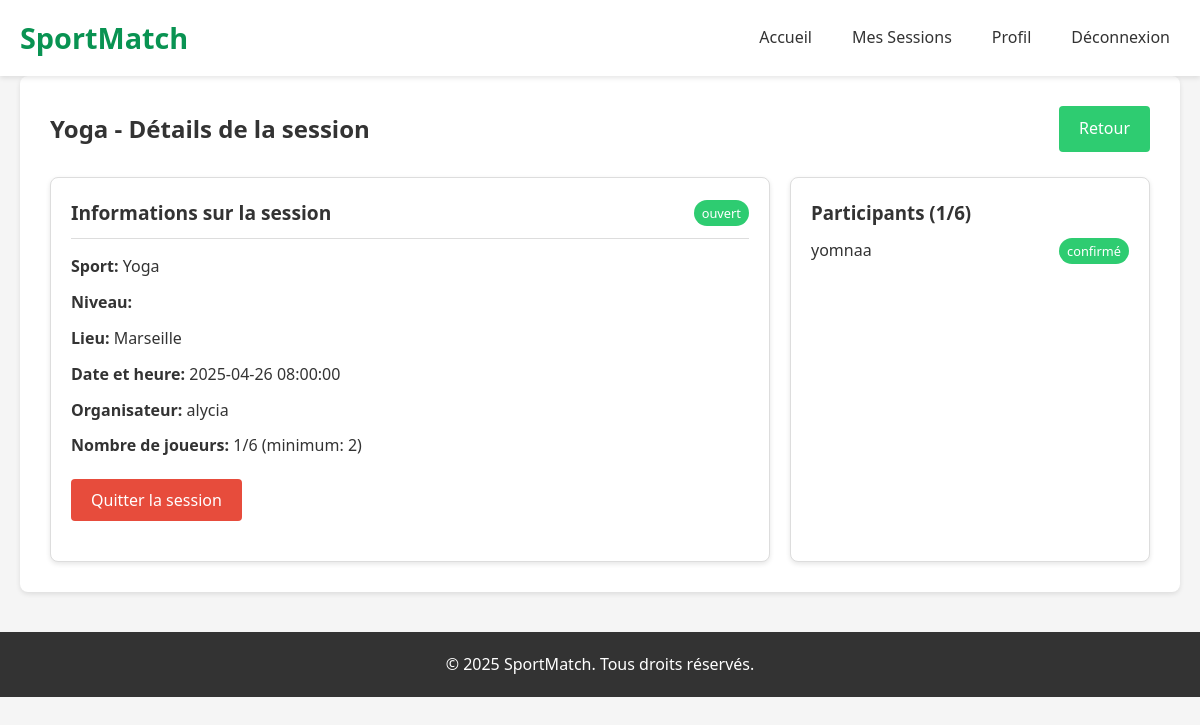
/sessions/3 (signed in), run on the app's committed database.
### tables this page shows
CREATE TABLE sports (
        id INTEGER PRIMARY KEY AUTOINCREMENT,
        name TEXT NOT NULL UNIQUE
    );

CREATE TABLE users (
        id INTEGER PRIMARY KEY AUTOINCREMENT,
        username TEXT NOT NULL UNIQUE,
        password_hash TEXT NOT NULL,
        email TEXT NOT NULL UNIQUE,
        created_at TIMESTAMP NOT NULL
    );

CREATE TABLE participants (
        id INTEGER PRIMARY KEY AUTOINCREMENT,
        session_id INTEGER NOT NULL,
        user_id INTEGER NOT NULL,
        status TEXT NOT NULL,
        FOREIGN KEY (session_id) REFERENCES sessions (id),
        FOREIGN KEY (user_id) REFERENCES users (id),
        UNIQUE (session_id, user_id)
    );

### app.py (the view)
@app.route('/sessions/<int:session_id>', methods=['GET'])
@login_required
def session_details(session_id):
    sport_session = model.get_session(session_id)
    if not sport_session:
        flash('Session introuvable.')
        return redirect(url_for('home'))
    participants = model.get_session_participants(session_id)
    is_participant = False
    for p in participants:
        if p['user_id'] == session['user_id']:
            is_participant = True
            break
    is_creator = sport_session['creator_id'] == session['user_id']
    return render_template('session_details.html',
                          session=sport_session,
                          participants=participants,
                          is_participant=is_participant,
                          is_creator=is_creator)

### app.py (called while the page is built)
def login_required(f):
    @wraps(f)
    def decorated_function(*args, **kwargs):
        if 'user_id' not in session:
            return redirect(url_for('login', next=request.url))
        return f(*args, **kwargs)
    return decorated_function

### data_model.py (called while the page is built)
def get_db_connection():
    conn = sqlite3.connect('sportmatch.db')
    conn.row_factory = sqlite3.Row
    return conn

def get_session(session_id):
    conn = get_db_connection()
    query = '''
    SELECT s.*, sp.name as sport_name, sl.level as skill_level,
           u.username as creator_name
    FROM sessions s
    JOIN sports sp ON s.sport_id = sp.id
    JOIN skill_levels sl ON s.skill_level_id = sl.id
    JOIN users u ON s.creator_id = u.id
    WHERE s.id = ?
    '''
    session = conn.execute(query, (session_id,)).fetchone()
    conn.close()
    return session

def get_session_participants(session_id):
    conn = get_db_connection()
    query = '''
    SELECT p.*, u.username
    FROM participants p
    JOIN users u ON p.user_id = u.id
    WHERE p.session_id = ?
    '''
    participants = conn.execute(query, (session_id,)).fetchall()
    conn.close()
    return participants

### templates/session_details.html (shortened to what this page needs)
<!DOCTYPE html>
<html lang="fr">
<head>
    <link rel="stylesheet" href="{{ url_for('static', filename='css/style.css') }}">
</head>
<body>
    <header>
        <div class="container">
            <h1>SportMatch</h1>
            <nav>
                <ul>
                    <li><a href="{{ url_for('home') }}">Accueil</a></li>
                    <li><a href="{{ url_for('my_sessions') }}">Mes Sessions</a></li>
                    <li><a href="{{ url_for('profile') }}">Profil</a></li>
                    <li><a href="{{ url_for('logout') }}">Déconnexion</a></li>
                </ul>
            </nav>
        </div>
    </header>
    <main class="container">
        <section class="session-details-section">
            <div class="section-header">
                <h2>{{ session.sport_name }} - Détails de la session</h2>
                <a href="{{ url_for('home') }}" class="button secondary">Retour</a>
            </div>
            <div class="session-info">
                <div class="info-card">
                    <div class="card-header">
                        <h3>Informations sur la session</h3>
                        <span class="status-badge {{ session.status }}">{{ session.status }}</span>
                    </div>
                    <div class="card-body">
                        <p><strong>Sport:</strong> {{ session.sport_name }}</p>
                        <p><strong>Niveau:</strong> <span class="level-badge {{ session.skill_level.lower() }}">{{ session.skill_level }}</span></p>
                        <p><strong>Lieu:</strong> {{ session.location }}</p>
                        <p><strong>Date et heure:</strong> {{ session.datetime }}</p>
                        <p><strong>Organisateur:</strong> {{ session.creator_name }}</p>
                        <p><strong>Nombre de joueurs:</strong> {{ participants|length }}/{{ session.max_players }} (minimum: {{ session.min_players }})</p>
                        {% if is_creator %}
                            <div class="creator-actions">
                                {% if session.status == 'ouvert' %}
                                    <form action="{{ url_for('update_session_status', session_id=session.id) }}" method="post" style="display: inline;">
                                        <input type="hidden" name="status" value="complet">
                                        <button type="submit" class="button">Marquer comme complet</button>
                                    </form>
                                {% elif session.status == 'complet' %}
                                    <form action="{{ url_for('update_session_status', session_id=session.id) }}" method="post" style="display: inline;">
                                        <input type="hidden" name="status" value="ouvert">
                                        <button type="submit" class="button">Réouvrir la session</button>
                                    </form>
                                {% endif %}
                                <form action="{{ url_for('update_session_status', session_id=session.id) }}" method="post" style="display: inline;">
                                    <input type="hidden" name="status" value="annulé">
                                    <button type="submit" class="button danger">Annuler la session</button>
                                </form>
                            </div>
                        {% else %}
                            <div class="participant-actions">
                                {% if not is_participant and session.status == 'ouvert' %}
                                    <form action="{{ url_for('join_session', session_id=session.id) }}" method="post">
                                        <button type="submit" class="button primary">Rejoindre la session</button>
                                    </form>
                                {% elif is_participant %}
                                    <form action="{{ url_for('leave_session', session_id=session.id) }}" method="post">
                                        <button type="submit" class="button danger">Quitter la session</button>
                                    </form>
                                {% endif %}
                            </div>
                        {% endif %}
                    </div>
                </div>
                <div class="participants-card">
                    <h3>Participants ({{ participants|length }}/{{ session.max_players }})</h3>
                    {% if participants %}
                        <ul class="participants-list">
                            {% for participant in participants %}
                                <li>
                                    <div class="participant-info">
                                        <span class="participant-name">{{ participant.username }}</span>
                                        <span class="participant-status {{ participant.status }}">{{ participant.status }}</span>
                                    </div>
                                </li>
                            {% endfor %}
                        </ul>
                    {% else %}
                        <p>Aucun participant pour le moment.</p>
                    {% endif %}
                </div>
            </div>
        </section>
    </main>
    <footer>
        <div class="container">
            <p>&copy; 2025 SportMatch. Tous droits réservés.</p>
        </div>
    </footer>
</body>
</html>

### static/css/style.css (style rules this page uses)
:root { --primary-color: #099352; --primary-dark: #24673f; --secondary-color: #2ecc71; --secondary-dark: #27ae60; --danger-color: #e74c3c; --danger-dark: #c0392b; --light-gray: #f5f5f5; --gray: #ddd; --dark-gray: #777; --black: #333; --white: #fff; --shadow: 0 2px 5px rgba(0, 0, 0, 0.1); --transition: all 0.3s ease; --level-debutant: #3498db; --level-intermediaire: #2ecc71; --level-avance: #f39c12; --level-expert: #e74c3c; --status-ouvert: #2ecc71; --status-complet: #f39c12; --status-annule: #e74c3c; --status-termine: #7f8c8d; --participant-confirme: #2ecc71; --participant-en-attente: #f39c12; }
* { margin: 0; padding: 0; box-sizing: border-box; font-family: 'Segoe UI', Tahoma, Geneva, Verdana, sans-serif; }
body { background-color: var(--light-gray); color: var(--black); line-height: 1.6; }
.container { width: 100%; max-width: 1200px; margin: 0 auto; padding: 0 20px; }
header { background-color: var(--white); box-shadow: var(--shadow); padding: 15px 0; position: sticky; top: 0; z-index: 100; }
header .container { display: flex; justify-content: space-between; align-items: center; }
header h1 { color: var(--primary-color); font-size: 1.8rem; font-weight: 700; }
nav ul { display: flex; list-style: none; }
nav ul li { margin-left: 20px; }
nav ul li a { color: var(--black); text-decoration: none; font-weight: 500; padding: 5px 10px; border-radius: 4px; transition: var(--transition); }
.button { display: inline-block; padding: 10px 20px; border: none; border-radius: 4px; background-color: var(--primary-color); color: var(--white); font-weight: 500; font-size: 1rem; cursor: pointer; text-decoration: none; transition: var(--transition); text-align: center; }
.button.secondary { background-color: var(--secondary-color); }
.button.danger { background-color: var(--danger-color); }
main { padding: 40px 0; }
section { margin-bottom: 40px; background-color: var(--white); border-radius: 8px; box-shadow: var(--shadow); padding: 30px; }
.section-header { display: flex; justify-content: space-between; align-items: center; margin-bottom: 25px; }
.section-header h2 { font-size: 1.5rem; font-weight: 600; color: var(--black); }
.level-badge { display: inline-block; padding: 3px 8px; border-radius: 50px; font-size: 0.8rem; font-weight: 500; color: var(--white); }
.status-badge { display: inline-block; padding: 3px 8px; border-radius: 50px; font-size: 0.8rem; font-weight: 500; color: var(--white); }
.status-badge.ouvert { background-color: var(--status-ouvert); }
.participant-status { display: inline-block; padding: 3px 8px; border-radius: 50px; font-size: 0.8rem; font-weight: 500; color: var(--white); }
.participant-status.confirmé { background-color: var(--participant-confirme); }
.session-info { display: grid; grid-template-columns: 2fr 1fr; gap: 20px; }
.info-card, .participants-card { background-color: var(--white); border-radius: 8px; box-shadow: var(--shadow); padding: 20px; border: 1px solid var(--gray); }
.card-header { display: flex; justify-content: space-between; align-items: center; margin-bottom: 15px; padding-bottom: 10px; border-bottom: 1px solid var(--gray); }
.card-header h3 { font-size: 1.2rem; font-weight: 600; }
.card-body { margin-bottom: 20px; }
.card-body p { margin-bottom: 10px; }
.creator-actions, .participant-actions { margin-top: 20px; display: flex; gap: 10px; }
.participants-list { list-style: none; }
.participants-list li { padding: 10px 0; border-bottom: 1px solid var(--gray); }
.participants-list li:last-child { border-bottom: none; }
.participant-info { display: flex; justify-content: space-between; align-items: center; }
.participant-name { font-weight: 500; }
footer { background-color: var(--black); color: var(--white); padding: 20px 0; text-align: center; margin-top: 40px; }

### data on the page
sports: sport_name "Yoga"
users: creator_name "alycia"
participants: username "yomnaa", status "confirmé"

### other printed values
{{ session.status }} "ouvert"
{{ session.location }} "Marseille"
{{ session.datetime }} "2025-04-26 08:00:00"
{{ participants|length }} "1"
{{ session.max_players }} "6"
{{ session.min_players }} "2"
